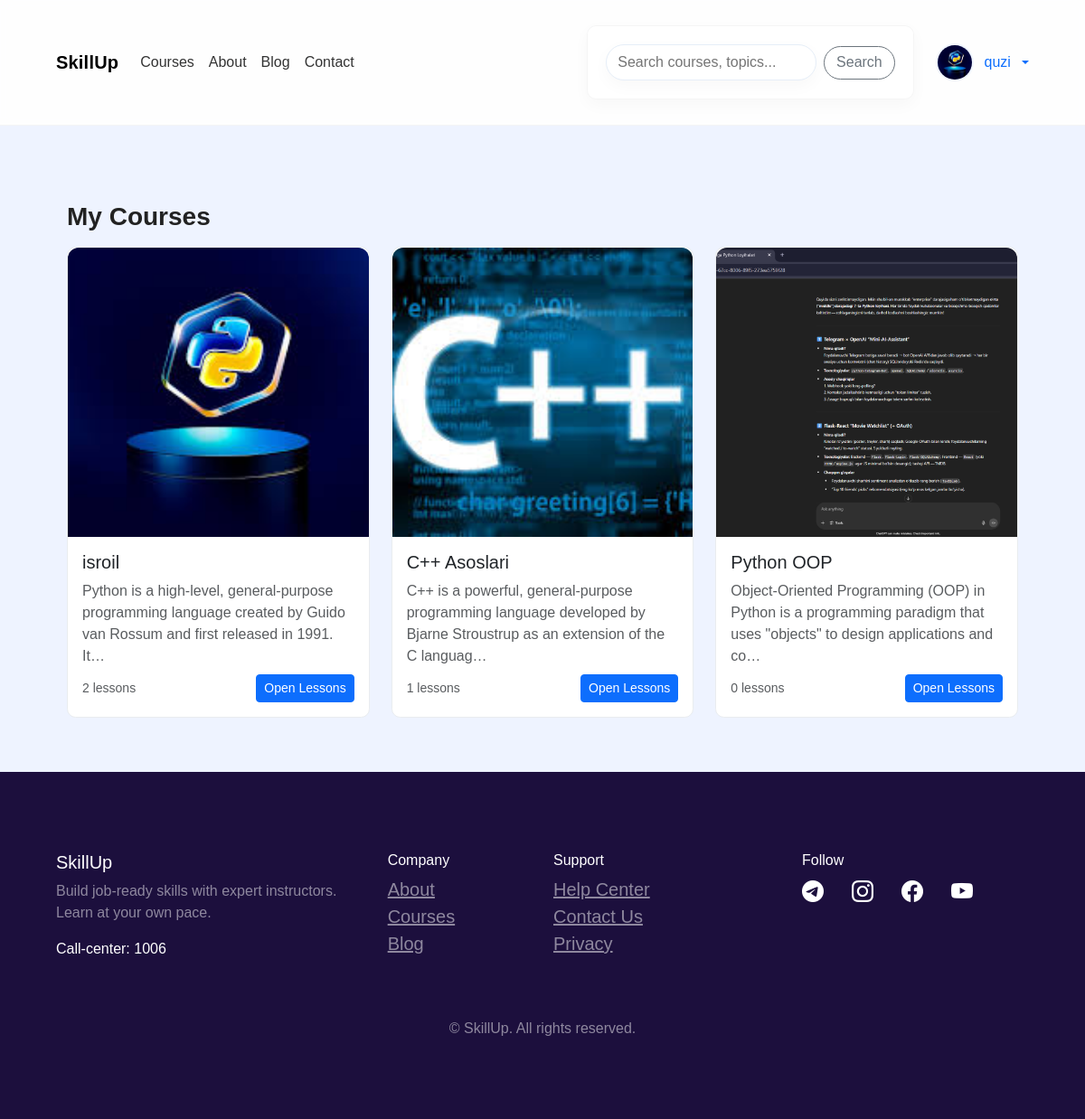
The app's page /courses/student-courses/ (signed in) with its own data.
### accounts/models.py (models this page shows, shortened)
class User(AbstractUser):
    CHOICE_ROLE = [
        ('STUDENT', 'STUDENT'),
        ('TEACHER', 'TEACHER'),
        ('ADMIN','ADMIN')
    ]
    email = models.EmailField(unique=True)
    username = models.CharField(max_length=200)
    phone = models.CharField(max_length=200, null=True, blank=True)
    bio = models.TextField(null=True, blank=True)
    image = models.ImageField(upload_to='profile-images/')
    country = models.CharField(max_length=200, null=True, blank=True)
    role = models.CharField(max_length=200, choices=CHOICE_ROLE, default='STUDENT')
    USERNAME_FIELD = 'email'
    REQUIRED_FIELDS = ('username',)

### courses/models.py (models this page shows, shortened)
class StudentCourses(models.Model):
    user = models.ForeignKey(User, on_delete=models.CASCADE, related_name='student_courses')
    courses = models.ForeignKey(Course, on_delete=models.CASCADE, related_name='student_courses')
    is_active = models.BooleanField(default=False)
    bought_at = models.DateTimeField(auto_now_add=True)

class Course(models.Model):
    category = models.ForeignKey(Category, on_delete=models.CASCADE)
    user = models.ForeignKey(User, on_delete=models.CASCADE)
    name = models.CharField(max_length=200)
    bio = models.TextField()
    price = models.DecimalField(max_digits=10, decimal_places=2)
    author = models.CharField(max_length=200)
    rate = models.DecimalField(max_digits=5, decimal_places=0, null=True, blank=True)
    image = models.ImageField(upload_to='course_images/')

### courses/views.py (the view)
# urls.py: path('student-courses/', views.StudentCourse.as_view(),name='student-courses'),
class StudentCourse(LoginRequiredMixin, IsStudentMixin or IsAdminMixin, ListView):
    template_name = 'courses/student_courses.html'
    queryset = StudentCourses.objects.all()
    context_object_name = 'courses'
    def get_queryset(self):
        queryset = self.queryset
        queryset = queryset.filter(user=self.request.user)
        return queryset

### accounts/permissions.py (called while the page is built)
    def dispatch(self, request, *args, **kwargs):
        if not request.user.role == 'STUDENT':
            return self.handle_no_permission()
        return super().dispatch(request, *args, **kwargs)

### templates/courses/student_courses.html (shortened to what this page needs)
{% extends 'base.html' %}
{% block hero %}
<div class="container mt-4">
  <h3 class="fw-bold mb-3">My Courses</h3>
  {% if courses.exists %}
    <div class="row g-4">
      {% for sc in courses %}
        {% with course=sc.courses %}
        <div class="col-md-6 col-lg-4">
          <div class="card hover-card h-100">
            {% if course.image %}
              <img src="{{ course.image.url }}" class="card-img-top" alt="{{ course.name }}">
            {% else %}
              <img src="https://via.placeholder.com/640x360?text=No+Image" class="card-img-top" alt="{{ course.name }}">
            {% endif %}
            <div class="card-body d-flex flex-column">
              <h5 class="card-title">{{ course.name }}</h5>
              <p class="card-text text-muted mb-2">{{ course.bio|truncatechars:120 }}</p>
              <div class="mt-auto d-flex justify-content-between align-items-center">
                <small class="text-muted">{{ course.lessons.count }} lessons</small>
                <a href="{% url 'lessons' course.pk %}" class="btn btn-sm btn-primary">Open Lessons</a>
              </div>
            </div>
          </div>
        </div>
        {% endwith %}
      {% endfor %}
    </div>
  {% else %}
    <div class="card p-4">
      <p class="mb-0">You have not enrolled in any courses yet. Browse our to get started. <a href="{% url 'home' %}">back</a></p>
    </div>
  {% endif %}
</div>
{% endblock %}

### templates/base.html (shortened to what this page needs)
<!DOCTYPE html>
{% load static %}
<html lang="en">
  <head>
    <link
      rel="stylesheet"
      href="https://cdn.jsdelivr.net/npm/bootstrap@5.3.2/dist/css/bootstrap.min.css"
    />
    <link
      rel="stylesheet"
      href="https://cdn.jsdelivr.net/npm/bootstrap-icons@1.10.5/font/bootstrap-icons.css"
    />
    <link rel="stylesheet" href="{% static 'css/site.css' %}" />
  </head>
  <body>
    <nav class="navbar navbar-expand-lg sticky-top site-navbar">
      <div class="container">
        <a class="navbar-brand d-flex align-items-center" href="/">
          <span class="fw-bold">SkillUp</span>
        </a>
        <div class="collapse navbar-collapse" id="nav">
          <ul class="navbar-nav me-auto align-items-center">
            <li class="nav-item">
              <a class="nav-link" href="#learning-paths">Courses</a>
            </li>
            <li class="nav-item">
              <a class="nav-link" href="{% url 'about' %}">About</a>
            </li>
            <li class="nav-item">
              <a class="nav-link" href="{% url 'blog' %}">Blog</a>
            </li>
            <li class="nav-item">
              <a class="nav-link" href="{% url 'contact' %}">Contact</a>
            </li>
          </ul>
          <div class="d-flex align-items-center gap-3">
            <form class="nav-search d-none d-md-flex me-2" method="get">
              <input
                name="q"
                type="search"
                placeholder="Search courses, topics..."
                aria-label="Search"
              />
              <a href="learning-paths"
                ><button type="submit" class="btn btn-outline-secondary">
                  Search
                </button></a
              >
            </form>
            {% if not user.is_authenticated %}
            <a href="{% url 'login' %}" class="btn btn-sm btn-outline-secondary"
              >Login</a
            >
            <a href="{% url 'register' %}" class="btn nav-cta btn-primary ms-2"
              >Register</a
            >
            {% else %}
            <div class="dropdown">
              <a
                class="profile-link text-decoration-none dropdown-toggle"
                href="#"
                role="button"
                id="profileMenu"
                data-bs-toggle="dropdown"
                aria-expanded="false"
              >
                {% if user.image %}
                <img
                  src="{{ user.image.url }}"
                  class="avatar-sm"
                  alt="avatar"
                />
                {% else %}
                <img src="/media/user.png" class="avatar-sm" alt="avatar" />
                {% endif %}
                <span class="d-none d-md-inline ms-1"
                  >{{ user.get_full_name|default:user.username }}</span
                >
              </a>
            </div>
            {% endif %}
          </div>
        </div>
      </div>
    </nav>
    <div class="container-fluid hero-section">
      <div class="container">{% block hero %}{% endblock %}</div>
    </div>
    <footer>
      <div class="container py-5">
        <div class="row">
          <div class="col-md-4 mb-4">
            <h5 class="text-white">SkillUp</h5>
            <p class="text-white-50">
              Build job-ready skills with expert instructors. Learn at your own
              pace.
            </p>
            <p class="text-white">Call-center: 1006</p>
          </div>
          <div class="col-md-2 mb-4">
            <h6 class="text-white">Company</h6>
            <ul class="list-unstyled">
              <li><a class="text-white-50" href="/about/">About</a></li>
              <li><a class="text-white-50" href="/courses/">Courses</a></li>
              <li><a class="text-white-50" href="/blog/">Blog</a></li>
            </ul>
          </div>
          <div class="col-md-3 mb-4">
            <h6 class="text-white">Support</h6>
            <ul class="list-unstyled">
              <li><a class="text-white-50" href="#">Help Center</a></li>
              <li><a class="text-white-50" href="#">Contact Us</a></li>
              <li><a class="text-white-50" href="#">Privacy</a></li>
            </ul>
          </div>
          <div class="col-md-3 mb-4">
            <h6 class="text-white">Follow</h6>
            <div class="d-flex gap-3 mt-2">
              <a href="#" class="text-white"
                ><i class="bi bi-telegram fs-4"></i
              ></a>
              <a href="#" class="text-white"
                ><i class="bi bi-instagram fs-4"></i
              ></a>
              <a href="#" class="text-white"
                ><i class="bi bi-facebook fs-4"></i
              ></a>
              <a href="#" class="text-white"
                ><i class="bi bi-youtube fs-4"></i
              ></a>
            </div>
          </div>
        </div>
        <div class="text-center text-white-50 mt-4">
          © {{ now.year }} SkillUp. All rights reserved.
        </div>
      </div>
    </footer>
    <link
      rel="stylesheet"
      href="https://cdn.jsdelivr.net/npm/plyr@3.8.10/dist/plyr.css"
    />
  </body>
</html>

### static/css/site.css (style rules this page uses)
:root { --primary: #0d6efd; --muted: #6c757d; --bg: #f8f9fa; --card-border: #e9ecef; }
html,body { height:100%; }
body { background:var(--bg); font-family: Arial, Helvetica, sans-serif; color:#222; }
.container { max-width:1100px; }
.hero-section { padding:48px 0; }
form { background:#fff; padding:20px; margin:20px auto; border-radius:10px; border:1px solid rgba(0,0,0,0.04); box-shadow:0 6px 18px rgba(16,24,40,0.03); }
form button, button { display:inline-block; background:var(--primary); color:#fff; border:none; padding:.45rem .9rem; border-radius:.375rem; font-weight:600; cursor:pointer; }
.card { border:1px solid var(--card-border); border-radius:.75rem; }
.card .card-body { padding:1rem }
.card-img-top { height:320px;object-fit:cover;border-top-left-radius:.75rem;border-top-right-radius:.75rem }
.navbar-brand { font-weight:700;letter-spacing:.2px }
.nav-link { color:#333!important;padding:.4rem .6rem }
footer { background:#1c0f3d;color:#fff;padding:40px 0 }
footer p, footer a { color:#fff }
@media (min-width:992px) { form { max-width:820px } }
.hover-card { transition:transform .28s ease,box-shadow .28s ease;border-radius:.6rem;overflow:hidden }
.hero-section { background:linear-gradient(180deg, rgba(14,165,233,0.04), rgba(13,110,253,0.02));padding:48px 0 }
.sticky-top { z-index:1030 }
.site-navbar { background: rgba(255,255,255,0.82);backdrop-filter: blur(6px);border-bottom:1px solid rgba(15,23,42,0.04);transition:box-shadow .25s ease, transform .25s ease }
.site-navbar .navbar-brand { font-size:1.25rem;font-weight:800;letter-spacing:.2px }
.site-navbar .nav-link { color:rgba(15,23,42,0.85);padding:.6rem .9rem;border-radius:.5rem;transition:background .18s ease,color .18s ease }
.nav-search { max-width:420px;width:100%;display:flex;align-items:center;gap:8px }
.nav-search input { flex:1;padding:.45rem .75rem;border-radius:999px;border:1px solid #e6eef8;background: #fff;box-shadow:0 6px 18px rgba(16,24,40,0.03);transition:box-shadow .18s ease,border-color .18s ease }
.nav-search .btn { border-radius:999px;padding:.35rem .8rem }
.avatar-sm { width:42px;height:42px;border-radius:50%;object-fit:cover;border:2px solid rgba(13,110,253,0.06) }
.profile-link { display:flex;align-items:center;gap:.5rem }

### templates/base.html (style rules this page uses)
body { background: #f8f9fa; font-family: Arial, sans-serif; }
.hero-section { background: #eef3ff; padding: 60px 0; }
footer { background: #1c0f3d; color: #fff; padding: 40px 0; }
footer a { color: #fff; margin-right: 15px; font-size: 20px; }

### records on screen
User: image (picture), get_full_name "quzi"
StudentCourses: courses.image (picture), courses.name "isroil", courses.bio "Python is a high-level, general-purpose programming language created by Guido van Rossum and first released in 1991. It…", courses.lessons.count "2"
StudentCourses: courses.image (picture), courses.name "C++ Asoslari", courses.bio "C++ is a powerful, general-purpose programming language developed by Bjarne Stroustrup as an extension of the C languag…", courses.lessons.count "1"
StudentCourses: courses.image (picture), courses.name "Python OOP", courses.bio "Object-Oriented Programming (OOP) in Python is a programming paradigm that uses \"objects\" to design applications and co…", courses.lessons.count "0"
